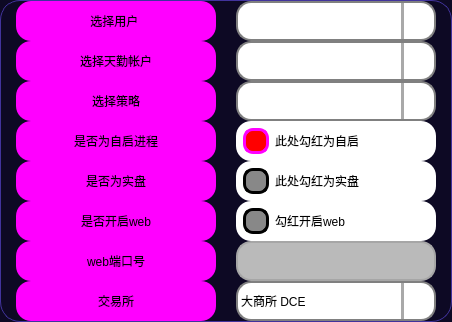
             <widget class="QFrame" name="frame_58">
              <property name="maximumSize">
               <size>
                <width>450</width>
                <height>16777215</height>
               </size>
              </property>
              <property name="styleSheet">
               <string notr="true">QFrame {
	background-color: rgb(13, 9, 36);
	border: 1px solid rgb(65, 51, 156);
	border-radius: 20px;
}
QFrame:hover {
	border: 1px solid rgb(65, 51, 156);
}</string>
              </property>
              <property name="frameShape">
               <enum>QFrame::StyledPanel</enum>
              </property>
              <property name="frameShadow">
               <enum>QFrame::Raised</enum>
              </property>
              <layout class="QHBoxLayout" name="horizontalLayout_26">
               <property name="spacing">
                <number>15</number>
               </property>
               <property name="leftMargin">
                <number>15</number>
               </property>
               <property name="topMargin">
                <number>0</number>
               </property>
               <property name="rightMargin">
                <number>10</number>
               </property>
               <property name="bottomMargin">
                <number>0</number>
               </property>
               <item alignment="Qt::AlignHCenter">
                <widget class="QFrame" name="upper_left_3">
                 <property name="sizePolicy">
                  <sizepolicy hsizetype="Minimum" vsizetype="Expanding">
                   <horstretch>0</horstretch>
                   <verstretch>0</verstretch>
                  </sizepolicy>
                 </property>
                 <property name="minimumSize">
                  <size>
                   <width>205</width>
                   <height>0</height>
                  </size>
                 </property>
                 <property name="maximumSize">
                  <size>
                   <width>205</width>
                   <height>1000</height>
                  </size>
                 </property>
                 <property name="styleSheet">
                  <string notr="true">border:none</string>
                 </property>
                 <property name="frameShape">
                  <enum>QFrame::StyledPanel</enum>
                 </property>
                 <property name="frameShadow">
                  <enum>QFrame::Raised</enum>
                 </property>
                 <layout class="QVBoxLayout" name="verticalLayout_32">
                  <property name="spacing">
                   <number>0</number>
                  </property>
                  <property name="leftMargin">
                   <number>0</number>
                  </property>
                  <property name="topMargin">
                   <number>0</number>
                  </property>
                  <property name="rightMargin">
                   <number>0</number>
                  </property>
                  <property name="bottomMargin">
                   <number>0</number>
                  </property>
                  <item>
                   <widget class="QLabel" name="label_select_clients_name1">
                    <property name="minimumSize">
                     <size>
                      <width>200</width>
                      <height>40</height>
                     </size>
                    </property>
                    <property name="maximumSize">
                     <size>
                      <width>200</width>
                      <height>40</height>
                     </size>
                    </property>
                    <property name="styleSheet">
                     <string notr="true">QLabel {
	font: 700 18pt &quot;等线&quot;;
	background-color: rgb(255, 0, 255);
	border-radius: 15px;
}

QLabel:hover{
	border: 3px solid rgb(0, 255, 0);
}
QLabel:disabled{
	color: rgb(0, 0, 0);
	border-color: rgb(166, 166, 166);
    background-color: rgb(186, 186, 186);
}</string>
                    </property>
                    <property name="text">
                     <string>选择用户 </string>
                    </property>
                    <property name="alignment">
                     <set>Qt::AlignCenter</set>
                    </property>
                    <property name="buddy">
                     <cstring>comboBox_select_clients_name</cstring>
                    </property>
                   </widget>
                  </item>
                  <item>
                   <widget class="QLabel" name="label_select_tq_account">
                    <property name="enabled">
                     <bool>true</bool>
                    </property>
                    <property name="minimumSize">
                     <size>
                      <width>200</width>
                      <height>40</height>
                     </size>
                    </property>
                    <property name="maximumSize">
                     <size>
                      <width>20</width>
                      <height>40</height>
                     </size>
                    </property>
                    <property name="styleSheet">
                     <string notr="true">QLabel {
	font: 700 18pt &quot;等线&quot;;
	background-color: rgb(255, 0, 255);
	border-radius: 15px;
}

QLabel:hover{
	border: 3px solid rgb(0, 255, 0);
}
QLabel:disabled{
	color: rgb(0, 0, 0);
	border-color: rgb(166, 166, 166);
    background-color: rgb(186, 186, 186);
}</string>
                    </property>
                    <property name="text">
                     <string>选择天勤帐户</string>
                    </property>
                    <property name="alignment">
                     <set>Qt::AlignCenter</set>
                    </property>
                    <property name="buddy">
                     <cstring>comboBox_select_tq_account</cstring>
                    </property>
                   </widget>
                  </item>
                  <item>
                   <widget class="QLabel" name="label_select_strategy">
                    <property name="enabled">
                     <bool>true</bool>
                    </property>
                    <property name="minimumSize">
                     <size>
                      <width>200</width>
                      <height>40</height>
                     </size>
                    </property>
                    <property name="maximumSize">
                     <size>
                      <width>200</width>
                      <height>40</height>
                     </size>
                    </property>
                    <property name="styleSheet">
                     <string notr="true">QLabel {
	font: 700 18pt &quot;等线&quot;;
	background-color: rgb(255, 0, 255);
	border-radius: 15px;
}

QLabel:hover{
	border: 3px solid rgb(0, 255, 0);
}
QLabel:disabled{
	color: rgb(0, 0, 0);
	border-color: rgb(166, 166, 166);
    background-color: rgb(186, 186, 186);
}</string>
                    </property>
                    <property name="text">
                     <string>选择策略</string>
                    </property>
                    <property name="alignment">
                     <set>Qt::AlignCenter</set>
                    </property>
                    <property name="buddy">
                     <cstring>comboBox_select_strategy</cstring>
                    </property>
                   </widget>
                  </item>
                  <item>
                   <widget class="QLabel" name="label_whether_self_start">
                    <property name="minimumSize">
                     <size>
                      <width>200</width>
                      <height>40</height>
                     </size>
                    </property>
                    <property name="maximumSize">
                     <size>
                      <width>200</width>
                      <height>40</height>
                     </size>
                    </property>
                    <property name="styleSheet">
                     <string notr="true">QLabel {
	font: 700 18pt &quot;等线&quot;;
	background-color: rgb(255, 0, 255);
	border-radius: 15px;
}

QLabel:hover{
	border: 3px solid rgb(0, 255, 0);
}
QLabel:disabled{
	color: rgb(0, 0, 0);
	border-color: rgb(166, 166, 166);
    background-color: rgb(186, 186, 186);
}</string>
                    </property>
                    <property name="text">
                     <string>是否为自启进程</string>
                    </property>
                    <property name="alignment">
                     <set>Qt::AlignCenter</set>
                    </property>
                    <property name="buddy">
                     <cstring>checkBox_whether_self_start</cstring>
                    </property>
                   </widget>
                  </item>
                  <item>
                   <widget class="QLabel" name="label_whether_live_futures_trading">
                    <property name="enabled">
                     <bool>true</bool>
                    </property>
                    <property name="minimumSize">
                     <size>
                      <width>200</width>
                      <height>40</height>
                     </size>
                    </property>
                    <property name="maximumSize">
                     <size>
                      <width>200</width>
                      <height>40</height>
                     </size>
                    </property>
                    <property name="styleSheet">
                     <string notr="true">QLabel {
	font: 700 18pt &quot;等线&quot;;
	background-color: rgb(255, 0, 255);
	border-radius: 15px;
}

QLabel:hover{
	border: 3px solid rgb(0, 255, 0);
}
QLabel:disabled{
	color: rgb(0, 0, 0);
	border-color: rgb(166, 166, 166);
    background-color: rgb(186, 186, 186);
}</string>
                    </property>
                    <property name="text">
                     <string>是否为实盘</string>
                    </property>
                    <property name="alignment">
                     <set>Qt::AlignCenter</set>
                    </property>
                    <property name="buddy">
                     <cstring>checkBox_whether_live_futures_trading</cstring>
                    </property>
                   </widget>
                  </item>
                  <item>
                   <widget class="QLabel" name="label_whether_open_web_services">
                    <property name="minimumSize">
                     <size>
                      <width>200</width>
                      <height>40</height>
                     </size>
                    </property>
                    <property name="maximumSize">
                     <size>
                      <width>200</width>
                      <height>40</height>
                     </size>
                    </property>
                    <property name="styleSheet">
                     <string notr="true">QLabel {
	font: 700 18pt &quot;等线&quot;;
	background-color: rgb(255, 0, 255);
	border-radius: 15px;
}

QLabel:hover{
	border: 3px solid rgb(0, 255, 0);
}
QLabel:disabled{
	color: rgb(0, 0, 0);
	border-color: rgb(166, 166, 166);
    background-color: rgb(186, 186, 186);
}</string>
                    </property>
                    <property name="text">
                     <string>是否开启web</string>
                    </property>
                    <property name="alignment">
                     <set>Qt::AlignCenter</set>
                    </property>
                    <property name="buddy">
                     <cstring>checkBox_whether_open_web_services</cstring>
                    </property>
                   </widget>
                  </item>
                  <item>
                   <widget class="QLabel" name="label_web_port">
                    <property name="minimumSize">
                     <size>
                      <width>200</width>
                      <height>40</height>
                     </size>
                    </property>
                    <property name="maximumSize">
                     <size>
                      <width>200</width>
                      <height>40</height>
                     </size>
                    </property>
                    <property name="styleSheet">
                     <string notr="true">QLabel {
	font: 700 18pt &quot;等线&quot;;
	background-color: rgb(255, 0, 255);
	border-radius: 15px;
}

QLabel:hover{
	border: 3px solid rgb(0, 255, 0);
}
QLabel:disabled{
	color: rgb(0, 0, 0);
	border-color: rgb(166, 166, 166);
    background-color: rgb(186, 186, 186);
}</string>
                    </property>
                    <property name="text">
                     <string>web端口号</string>
                    </property>
                    <property name="alignment">
                     <set>Qt::AlignCenter</set>
                    </property>
                    <property name="buddy">
                     <cstring>web_port</cstring>
                    </property>
                   </widget>
                  </item>
                  <item>
                   <widget class="QLabel" name="label_exchange">
                    <property name="minimumSize">
                     <size>
                      <width>200</width>
                      <height>40</height>
                     </size>
                    </property>
                    <property name="maximumSize">
                     <size>
                      <width>200</width>
                      <height>40</height>
                     </size>
                    </property>
                    <property name="styleSheet">
                     <string notr="true">QLabel {
	font: 700 18pt &quot;等线&quot;;
	background-color: rgb(255, 0, 255);
	border-radius: 15px;
}

QLabel:hover{
	border: 3px solid rgb(0, 255, 0);
}
QLabel:disabled{
	color: rgb(0, 0, 0);
	border-color: rgb(166, 166, 166);
    background-color: rgb(186, 186, 186);
}</string>
                    </property>
                    <property name="text">
                     <string>交易所</string>
                    </property>
                    <property name="alignment">
                     <set>Qt::AlignCenter</set>
                    </property>
                    <property name="buddy">
                     <cstring>comboBox_exchange</cstring>
                    </property>
                   </widget>
                  </item>
                 </layout>
                </widget>
               </item>
               <item alignment="Qt::AlignHCenter">
                <widget class="QFrame" name="upper_right_3">
                 <property name="sizePolicy">
                  <sizepolicy hsizetype="Minimum" vsizetype="Expanding">
                   <horstretch>0</horstretch>
                   <verstretch>0</verstretch>
                  </sizepolicy>
                 </property>
                 <property name="minimumSize">
                  <size>
                   <width>205</width>
                   <height>0</height>
                  </size>
                 </property>
                 <property name="maximumSize">
                  <size>
                   <width>205</width>
                   <height>1000</height>
                  </size>
                 </property>
                 <property name="styleSheet">
                  <string notr="true">border:none</string>
                 </property>
                 <property name="frameShape">
                  <enum>QFrame::StyledPanel</enum>
                 </property>
                 <property name="frameShadow">
                  <enum>QFrame::Raised</enum>
                 </property>
                 <layout class="QVBoxLayout" name="verticalLayout_33">
                  <property name="spacing">
                   <number>0</number>
                  </property>
                  <property name="leftMargin">
                   <number>0</number>
                  </property>
                  <property name="topMargin">
                   <number>0</number>
                  </property>
                  <property name="rightMargin">
                   <number>0</number>
                  </property>
                  <property name="bottomMargin">
                   <number>0</number>
                  </property>
                  <item>
                   <widget class="QComboBox" name="comboBox_select_clients_name">
                    <property name="minimumSize">
                     <size>
                      <width>200</width>
                      <height>40</height>
                     </size>
                    </property>
                    <property name="maximumSize">
                     <size>
                      <width>200</width>
                      <height>16777215</height>
                     </size>
                    </property>
                    <property name="styleSheet">
                     <string notr="true">/* 未下拉时，QComboBox的样式 */
QComboBox {
    border: 2px solid gray;   /* 边框 */
    border-radius: 15px;   /* 圆角 */
    padding: 1px 18px 1px 3px;   /* 字体填衬 */
    color: rgb(0, 0, 0);    
	font: 700 18pt &quot;等线&quot;;    
	background-color: rgb(255, 255, 255);
}

/* 下拉后，整个下拉窗体样式 */
QComboBox QAbstractItemView {
    
    border: 1px solid yellow;   /* 整个下拉窗体的边框 */
    color: black;
	border-radius: 3px;
    background-color: rgb(225, 225, 225);   /* 整个下拉窗体的背景色 */
    selection-background-color: lightgreen;   /* 整个下拉窗体被选中项的背景色 */
}
/* 下拉箭头样式 */
 QComboBox::down-arrow {
	image: url(:/图标/icons/双下拉箭头.svg);
	width: 30px; /* 下拉箭头的宽度（建议与下拉框drop-down的宽度一致） */ 
	background: rgb(255, 255, 255); /* 下拉箭头的的背景色 */ 
	padding: 0px 0px 0px 0px; /* 上内边距、右内边距、下内边距、左内边距 */
 } 

/* 下拉框样式 */
QComboBox::drop-down {
   /* subcontrol-origin: padding;   /* 子控件在父元素中的原点矩形。如果未指定此属性，则默认为padding。 */
   /* subcontrol-position: top right;   /* 下拉框的位置（右上） */
    width: 30px;   /* 下拉框的宽度 */

    border-left-width: 3px;   /* 下拉框的左边界线宽度 */
    border-left-color: darkgray;   /* 下拉框的左边界线颜色 */
    border-left-style: solid;   /* 下拉框的左边界线为实线 */
    border-top-right-radius: 10px;   /* 下拉框的右上边界线的圆角半径（应和整个QComboBox右上边界线的圆角半径一致） */
    border-bottom-right-radius: 10px;   /* 同上 */
}
QComboBox:hover {
	border: 3px solid rgb(255, 85, 0);
}
QComboBox:disabled{
	color: rgb(0, 0, 0);
	border-color: rgb(166, 166, 166);
    background-color: rgb(186, 186, 186);
}</string>
                    </property>
                   </widget>
                  </item>
                  <item>
                   <widget class="QComboBox" name="comboBox_select_tq_account">
                    <property name="minimumSize">
                     <size>
                      <width>200</width>
                      <height>40</height>
                     </size>
                    </property>
                    <property name="maximumSize">
                     <size>
                      <width>200</width>
                      <height>16777215</height>
                     </size>
                    </property>
                    <property name="styleSheet">
                     <string notr="true">/* 未下拉时，QComboBox的样式 */
QComboBox {
    border: 2px solid gray;   /* 边框 */
    border-radius: 15px;   /* 圆角 */
    padding: 1px 18px 1px 3px;   /* 字体填衬 */
    color: rgb(0, 0, 0);    
	font: 700 18pt &quot;等线&quot;;    
	background-color: rgb(255, 255, 255);
}

/* 下拉后，整个下拉窗体样式 */
QComboBox QAbstractItemView {
    
    border: 1px solid yellow;   /* 整个下拉窗体的边框 */
    color: black;
	border-radius: 3px;
    background-color: rgb(225, 225, 225);   /* 整个下拉窗体的背景色 */
    selection-background-color: lightgreen;   /* 整个下拉窗体被选中项的背景色 */
}
/* 下拉箭头样式 */
 QComboBox::down-arrow {
	image: url(:/图标/icons/双下拉箭头.svg);
	width: 30px; /* 下拉箭头的宽度（建议与下拉框drop-down的宽度一致） */ 
	background: rgb(255, 255, 255); /* 下拉箭头的的背景色 */ 
	padding: 0px 0px 0px 0px; /* 上内边距、右内边距、下内边距、左内边距 */
 } 

/* 下拉框样式 */
QComboBox::drop-down {
   /* subcontrol-origin: padding;   /* 子控件在父元素中的原点矩形。如果未指定此属性，则默认为padding。 */
   /* subcontrol-position: top right;   /* 下拉框的位置（右上） */
    width: 30px;   /* 下拉框的宽度 */

    border-left-width: 3px;   /* 下拉框的左边界线宽度 */
    border-left-color: darkgray;   /* 下拉框的左边界线颜色 */
    border-left-style: solid;   /* 下拉框的左边界线为实线 */
    border-top-right-radius: 10px;   /* 下拉框的右上边界线的圆角半径（应和整个QComboBox右上边界线的圆角半径一致） */
    border-bottom-right-radius: 10px;   /* 同上 */
}
QComboBox:hover {
	border: 3px solid rgb(255, 85, 0);
}
QComboBox:disabled{
	color: rgb(0, 0, 0);
	border-color: rgb(166, 166, 166);
    background-color: rgb(186, 186, 186);
}</string>
                    </property>
                   </widget>
                  </item>
                  <item>
                   <widget class="QComboBox" name="comboBox_select_strategy">
                    <property name="minimumSize">
                     <size>
                      <width>200</width>
                      <height>40</height>
                     </size>
                    </property>
                    <property name="maximumSize">
                     <size>
                      <width>200</width>
                      <height>16777215</height>
                     </size>
                    </property>
                    <property name="styleSheet">
                     <string notr="true">/* 未下拉时，QComboBox的样式 */
QComboBox {
    border: 2px solid gray;   /* 边框 */
    border-radius: 15px;   /* 圆角 */
    padding: 1px 18px 1px 3px;   /* 字体填衬 */
    color: rgb(0, 0, 0);    
	font: 700 18pt &quot;等线&quot;;    
	background-color: rgb(255, 255, 255);
}

/* 下拉后，整个下拉窗体样式 */
QComboBox QAbstractItemView {
    
    border: 1px solid yellow;   /* 整个下拉窗体的边框 */
    color: black;
	border-radius: 3px;
    background-color: rgb(225, 225, 225);   /* 整个下拉窗体的背景色 */
    selection-background-color: lightgreen;   /* 整个下拉窗体被选中项的背景色 */
}
/* 下拉箭头样式 */
 QComboBox::down-arrow {
	image: url(:/图标/icons/双下拉箭头.svg);
	width: 30px; /* 下拉箭头的宽度（建议与下拉框drop-down的宽度一致） */ 
	background: rgb(255, 255, 255); /* 下拉箭头的的背景色 */ 
	padding: 0px 0px 0px 0px; /* 上内边距、右内边距、下内边距、左内边距 */
 } 

/* 下拉框样式 */
QComboBox::drop-down {
   /* subcontrol-origin: padding;   /* 子控件在父元素中的原点矩形。如果未指定此属性，则默认为padding。 */
   /* subcontrol-position: top right;   /* 下拉框的位置（右上） */
    width: 30px;   /* 下拉框的宽度 */

    border-left-width: 3px;   /* 下拉框的左边界线宽度 */
    border-left-color: darkgray;   /* 下拉框的左边界线颜色 */
    border-left-style: solid;   /* 下拉框的左边界线为实线 */
    border-top-right-radius: 10px;   /* 下拉框的右上边界线的圆角半径（应和整个QComboBox右上边界线的圆角半径一致） */
    border-bottom-right-radius: 10px;   /* 同上 */
}
QComboBox:hover {
	border: 3px solid rgb(255, 85, 0);
}
QComboBox:disabled{
	color: rgb(0, 0, 0);
	border-color: rgb(166, 166, 166);
    background-color: rgb(186, 186, 186);
}</string>
                    </property>
                   </widget>
                  </item>
                  <item>
                   <widget class="QCheckBox" name="checkBox_whether_self_start">
                    <property name="minimumSize">
                     <size>
                      <width>200</width>
                      <height>40</height>
                     </size>
                    </property>
                    <property name="maximumSize">
                     <size>
                      <width>200</width>
                      <height>40</height>
                     </size>
                    </property>
                    <property name="styleSheet">
                     <string notr="true">QCheckBox{	
	background-color: rgb(255, 255, 255);
	font: 700 16pt &quot;等线&quot;;
	border-radius: 15px;
	padding:3px 3px 3px 7px;
}
QCheckBox:hover {
	border: 3px solid rgb(255, 85, 0);
}
QCheckBox::indicator {
    width: 20px;
    height: 20px;
    border-radius:10px;
}
 
QCheckBox::indicator:checked {
    background-color:rgb(255, 0, 0);
    border: 3px solid rgb(255, 0, 255);
}
 
QCheckBox::indicator:unchecked {
    background-color:rgb(136, 136, 136);
    border:3px solid black;
}
QCheckBox:disabled{
	color: rgb(0, 0, 0);
	border-color: rgb(166, 166, 166);
    background-color: rgb(186, 186, 186);
}</string>
                    </property>
                    <property name="text">
                     <string>此处勾红为自启</string>
                    </property>
                    <property name="checked">
                     <bool>true</bool>
                    </property>
                   </widget>
                  </item>
                  <item>
                   <widget class="QCheckBox" name="checkBox_whether_live_futures_trading">
                    <property name="minimumSize">
                     <size>
                      <width>200</width>
                      <height>40</height>
                     </size>
                    </property>
                    <property name="maximumSize">
                     <size>
                      <width>200</width>
                      <height>40</height>
                     </size>
                    </property>
                    <property name="styleSheet">
                     <string notr="true">QCheckBox{	
	background-color: rgb(255, 255, 255);
	font: 700 16pt &quot;等线&quot;;
	border-radius: 15px;
	padding:3px 3px 3px 7px;
}
QCheckBox:hover {
	border: 3px solid rgb(255, 85, 0);
}
QCheckBox::indicator {
    width: 20px;
    height: 20px;
    border-radius:10px;
}
 
QCheckBox::indicator:checked {
    background-color:rgb(255, 0, 0);
    border: 3px solid rgb(255, 0, 255);
}
 
QCheckBox::indicator:unchecked {
    background-color:rgb(136, 136, 136);
    border:3px solid black;
}
QCheckBox:disabled{
	color: rgb(0, 0, 0);
	border-color: rgb(166, 166, 166);
    background-color: rgb(186, 186, 186);
}</string>
                    </property>
                    <property name="text">
                     <string>此处勾红为实盘</string>
                    </property>
                   </widget>
                  </item>
                  <item>
                   <widget class="QCheckBox" name="checkBox_whether_open_web_services">
                    <property name="minimumSize">
                     <size>
                      <width>200</width>
                      <height>40</height>
                     </size>
                    </property>
                    <property name="maximumSize">
                     <size>
                      <width>200</width>
                      <height>40</height>
                     </size>
                    </property>
                    <property name="styleSheet">
                     <string notr="true">QCheckBox{	
	background-color: rgb(255, 255, 255);
	font: 700 16pt &quot;等线&quot;;
	border-radius: 15px;
	padding:3px 3px 3px 7px;
}
QCheckBox:hover {
	border: 3px solid rgb(255, 85, 0);
}
QCheckBox::indicator {
    width: 20px;
    height: 20px;
    border-radius:10px;
}
 
QCheckBox::indicator:checked {
    background-color:rgb(255, 0, 0);
    border: 3px solid rgb(255, 0, 255);
}
 
QCheckBox::indicator:unchecked {
    background-color:rgb(136, 136, 136);
    border:3px solid black;
}
QCheckBox:disabled{
	color: rgb(0, 0, 0);
	border-color: rgb(166, 166, 166);
    background-color: rgb(186, 186, 186);
}</string>
                    </property>
                    <property name="text">
                     <string>勾红开启web</string>
                    </property>
                   </widget>
                  </item>
                  <item>
                   <widget class="QLineEdit" name="web_port">
                    <property name="enabled">
                     <bool>false</bool>
                    </property>
                    <property name="minimumSize">
                     <size>
                      <width>0</width>
                      <height>40</height>
                     </size>
                    </property>
                    <property name="maximumSize">
                     <size>
                      <width>200</width>
                      <height>40</height>
                     </size>
                    </property>
                    <property name="styleSheet">
                     <string notr="true">QLineEdit {
	border: 2px solid rgb(45, 45, 45);
	border-radius: 15px;
	padding: 5px;
	background-color: rgb(255, 255, 255);	
	color: rgb(0, 0, 0);
	font: 700 18pt &quot;等线&quot;;
}
QLineEdit:hover {
	border: 3px solid rgb(255, 85, 0);
}
QLineEdit:focus {
	border: 3px solid rgb(255, 85, 0);
	color: rgb(255, 0, 0);
}
QLineEdit:disabled{
	color: rgb(0, 0, 0);
	border-color: rgb(166, 166, 166);
    background-color: rgb(186, 186, 186);
}</string>
                    </property>
                    <property name="dragEnabled">
                     <bool>false</bool>
                    </property>
                   </widget>
                  </item>
                  <item>
                   <widget class="QComboBox" name="comboBox_exchange">
                    <property name="minimumSize">
                     <size>
                      <width>200</width>
                      <height>40</height>
                     </size>
                    </property>
                    <property name="maximumSize">
                     <size>
                      <width>200</width>
                      <height>40</height>
                     </size>
                    </property>
                    <property name="styleSheet">
                     <string notr="true">/* 未下拉时，QComboBox的样式 */
QComboBox {
    border: 2px solid gray;   /* 边框 */
    border-radius: 15px;   /* 圆角 */
    padding: 1px 18px 1px 3px;   /* 字体填衬 */
    color: rgb(0, 0, 0);    
	font: 700 18pt &quot;等线&quot;;    
	background-color: rgb(255, 255, 255);
}

/* 下拉后，整个下拉窗体样式 */
QComboBox QAbstractItemView {
    
    border: 1px solid yellow;   /* 整个下拉窗体的边框 */
    color: black;
	border-radius: 3px;
    background-color: rgb(225, 225, 225);   /* 整个下拉窗体的背景色 */
    selection-background-color: lightgreen;   /* 整个下拉窗体被选中项的背景色 */
}
/* 下拉箭头样式 */
 QComboBox::down-arrow {
	image: url(:/图标/icons/双下拉箭头.svg);
	width: 30px; /* 下拉箭头的宽度（建议与下拉框drop-down的宽度一致） */ 
	background: rgb(255, 255, 255); /* 下拉箭头的的背景色 */ 
	padding: 0px 0px 0px 0px; /* 上内边距、右内边距、下内边距、左内边距 */
 } 

/* 下拉框样式 */
QComboBox::drop-down {
   /* subcontrol-origin: padding;   /* 子控件在父元素中的原点矩形。如果未指定此属性，则默认为padding。 */
   /* subcontrol-position: top right;   /* 下拉框的位置（右上） */
    width: 30px;   /* 下拉框的宽度 */

    border-left-width: 3px;   /* 下拉框的左边界线宽度 */
    border-left-color: darkgray;   /* 下拉框的左边界线颜色 */
    border-left-style: solid;   /* 下拉框的左边界线为实线 */
    border-top-right-radius: 10px;   /* 下拉框的右上边界线的圆角半径（应和整个QComboBox右上边界线的圆角半径一致） */
    border-bottom-right-radius: 10px;   /* 同上 */
}
QComboBox:hover {
	border: 3px solid rgb(255, 85, 0);
}
QComboBox:disabled{
	color: rgb(0, 0, 0);
	border-color: rgb(166, 166, 166);
    background-color: rgb(186, 186, 186);
}</string>
                    </property>
                    <property name="frame">
                     <bool>true</bool>
                    </property>
                    <property name="modelColumn">
                     <number>0</number>
                    </property>
                    <item>
                     <property name="text">
                      <string>大商所 DCE</string>
                     </property>
                    </item>
                    <item>
                     <property name="text">
                      <string>上期所 SHFE</string>
                     </property>
                    </item>
                    <item>
                     <property name="text">
                      <string>郑商所 CZCE</string>
                     </property>
                    </item>
                    <item>
                     <property name="text">
                      <string>能源交易所 INE</string>
                     </property>
                    </item>
                    <item>
                     <property name="text">
                      <string>中金所 CFFEX</string>
                     </property>
                    </item>
                   </widget>
                  </item>
                 </layout>
                </widget>
               </item>
              </layout>
             </widget>
